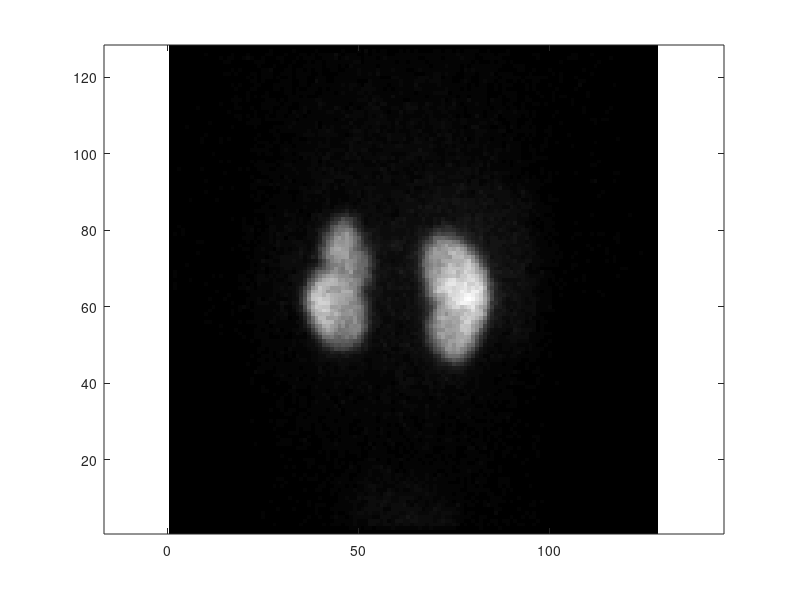

This chart was generated by the following MATLAB code: (Note: this script raises an error after producing the figure.)
%% Code for part 1 of shape model project 
clc
clear
close all

% Load the DMSA images and manual segmentation
load dmsa_images
load man_seg

% Extract x- and y-coordinates
Xmcoord=real(man_seg);
Ymcoord=imag(man_seg);

% Choose patient and look at image
pat_nbr = 1;

figure
imagesc(dmsa_images(:,:,pat_nbr))
colormap(gray)
axis xy
axis equal
hold on
drawshape_comp(man_seg,[1 length(man_seg) 1],'.-r')
title('Unsampled shape')

Xmcoord_temp= Xmcoord';
Xmcoord_temp(end+1) = Xmcoord_temp(1); 
Ymcoord_temp= Ymcoord'; 
Ymcoord_temp(end+1) = Ymcoord_temp(1); 
pt = interparc(15,Xmcoord_temp,Ymcoord_temp,'linear');
figure
imagesc(dmsa_images(:,:,pat_nbr))
colormap(gray)
axis xy
axis equal
hold on
pt_c = complex(pt(:,1),pt(:,2));
drawshape_comp(pt_c,[1 length(pt_c) 1],'.-r')
title('Sampled shape')
hold off

%% Code for part 2 of shape model project 
clc
clear
close all

% Load the DMSA images
load dmsa_images

% Choose patient and look at image
pat_nbr = 1;

figure
imagesc(dmsa_images(:,:,pat_nbr))
colormap(gray)
axis xy

% Load the manual segmentations
% Columns 1-20: the right kidney of patient 1-20
% Columns 21-40: the mirrored left kidney of patient 1-20
% Each row is a landmark position
load models

% Extract x- and y-coordinates
Xcoord=real(models);
Ycoord=imag(models);

% Mirror the left kidney to get it in the right position in the image
figure
imagesc(dmsa_images(:,:,pat_nbr))
colormap(gray)
axis xy
hold on
drawshape_comp(models(:,pat_nbr),[1 14 1],'.-r')
drawshape_comp((size(dmsa_images,2)+1)-models(:,pat_nbr+20)',[1 14 1],'.-r')
axis equal